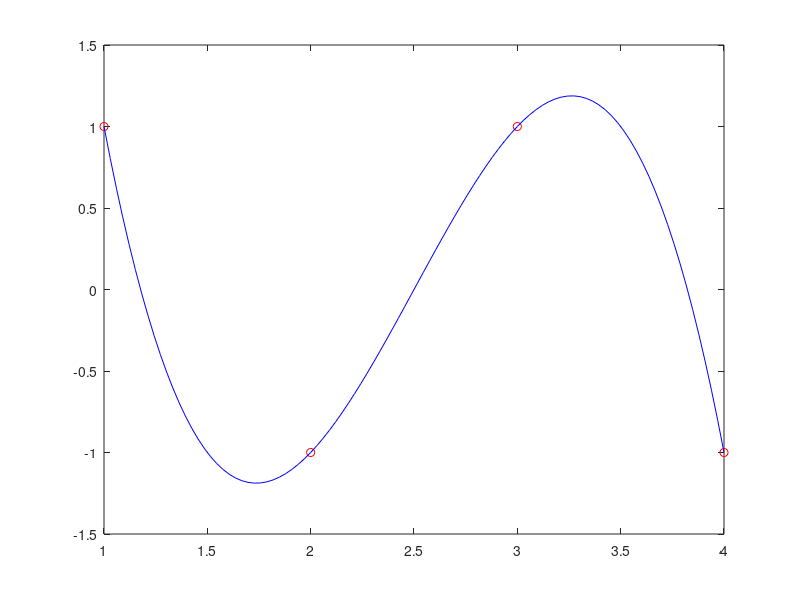

MATLAB code for this plot: (Note: this script raises an error after producing the figure.)
%% Fitting (x,y) datas with a polynomial function. 

% The coefficient of the second grade monomial

% n points to fit means that the degree of the polynomial is n-1

x = [1,2,3,4];
y = [1,-1,1,-1];
c = polyfit(x,y,3);
z = linspace(min(x),max(x));
p = polyval(c,z);
figure(1);
plot(x,y,'ro',z,p,'b');

% Value f(x) = arctan(x(x+1)) in eight equidistant points between 0 and 1.
% And .. compute the interpolation error in 0.5 and 0.7

n=8;
h = linspace(0,1,n);
y = @(x) atan(x.*(x+1));

% The Function valued in the eight points ..

f_x = y(h);

% .. and valued in 0.5 and 0.7

f_x1 = y(0.5);
f_x2 = y(0.7);

% The coefficients of the polynomial

c = polyfit(h,fx,n-1);

% The c vector of coefficients valued in the left slot

p = polyval(c, h);
p1 = polyval(c, 0.5);
p2 = polyval(c, 0.7);

% Errors

err1 = norm(fz - p, inf);
err2 = abs(fx1 - p1);
err3 = abs(fx2 - p2);
